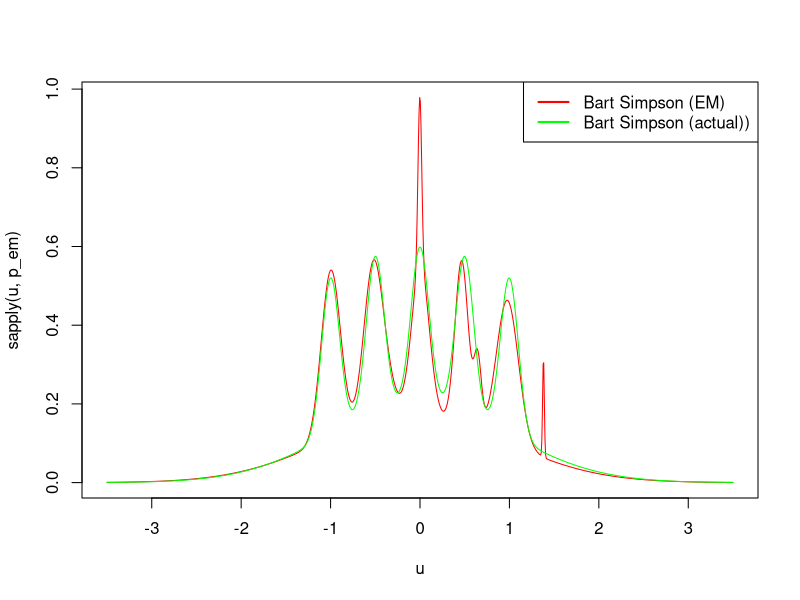
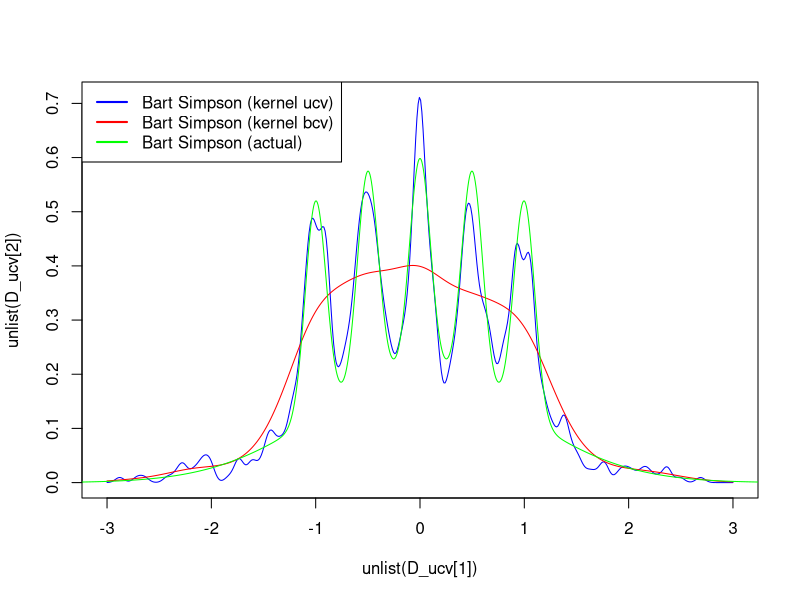

Recreate these plots in R, in order.
library(mixtools)

N = 1000
eta = sample(1:6, size=N, prob=c(0.5,rep(0.1,5)), replace=TRUE)
m = c(0,seq(from=-1, to=1, by=0.5))
s = c(1,rep(0.1,5))

X = rep(NA, N)
for (k in 1:N){
  X[k]=rnorm(1, mean=m[eta[k]], sd=s[eta[k]])
}

p = function(x){
  y = 0.5 * dnorm(x,0,1)
  for (j in 0:4){
    y = y + 0.1 * dnorm(x, mean=m[j+2], sd=s[j+2])
  }
  return(y)
}

# i
ll = rep(NA, 9)
for (k in 2:10) {
  gm <- normalmixEM(X, k=k, maxit=2500)
  ll[k-1] <- gm$loglik
  print(gm$loglik)
}
which(ll==max(ll))[1]

gm <- normalmixEM(X, k=(which(ll==max(ll))[1]+1), maxit=2500)

p_em <- function(x){
  y = 0
  for (j in 1:(which(ll==max(ll))[1] + 1)){
    y = y + gm$lambda[j] * dnorm(x, mean=gm$mu[j], sd=gm$sigma[j])
  }
  return(y)
}

u=seq(from=-3.5,to=3.5,length=1000)
plot(sapply(u,p_em)~u,type="l",col="red", ylim=c(0,max(sapply(u,p_em))))
lines(sapply(u,p)~u,type="l",col="green")

legend(x = "topright", legend = c("Bart Simpson (EM)", "Bart Simpson (actual))"), col = c("red", "green"), lwd = 2) 

# ii
D_ucv <- density(X, bw = "ucv", from=-3, to=3 )
D_bcv <- density(X, bw = "bcv", from=-3, to=3 )
plot(unlist(D_ucv[1]), unlist(D_ucv[2]),type="l",col="blue")
lines(unlist(D_bcv[1]), unlist(D_bcv[2]),type="l",col="red")
lines(sapply(u,p)~u,type="l",col="green")

legend(x = "topleft", legend = 
         c("Bart Simpson (kernel ucv)",
           "Bart Simpson (kernel bcv)",
           "Bart Simpson (actual)"), col = c("blue", "red", "green"),
       lwd = 2) 

mean((p_em(unlist(D_ucv$x)) - D_ucv$y)^2)
mean((p_em(unlist(D_bcv$x)) - D_bcv$y)^2)
